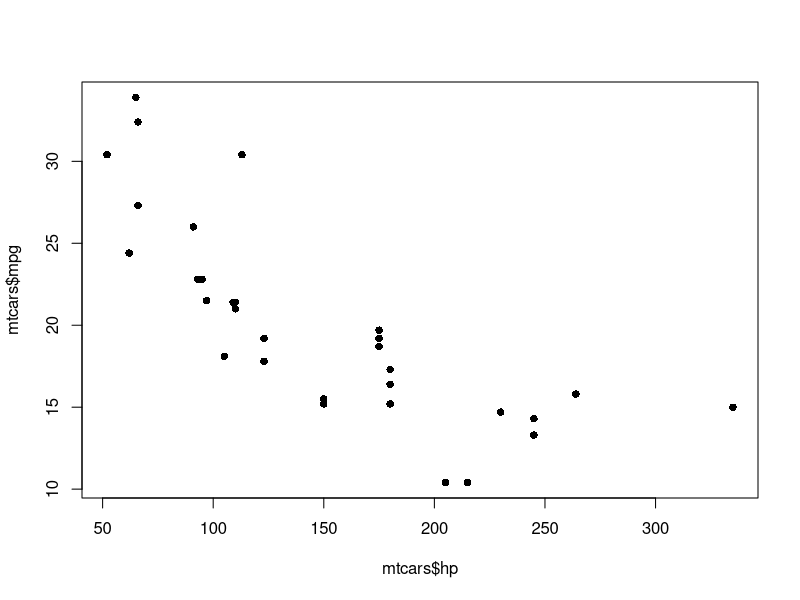
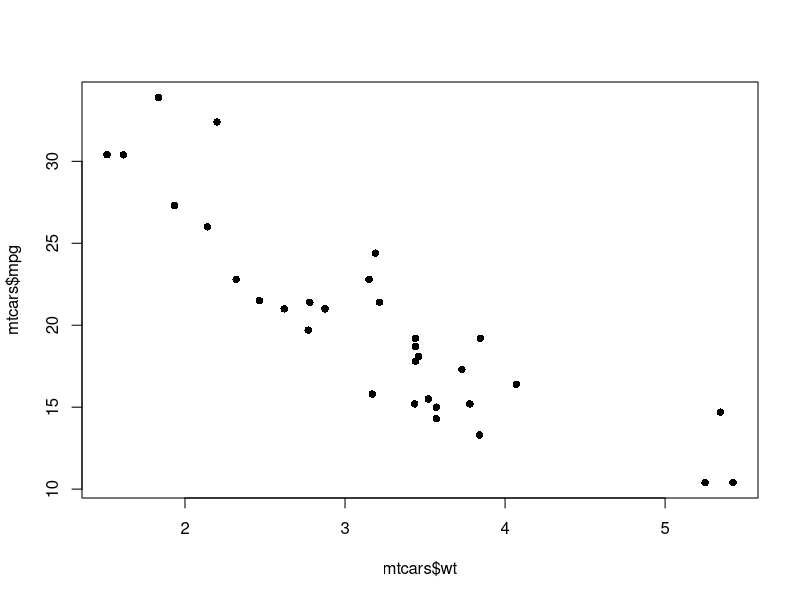
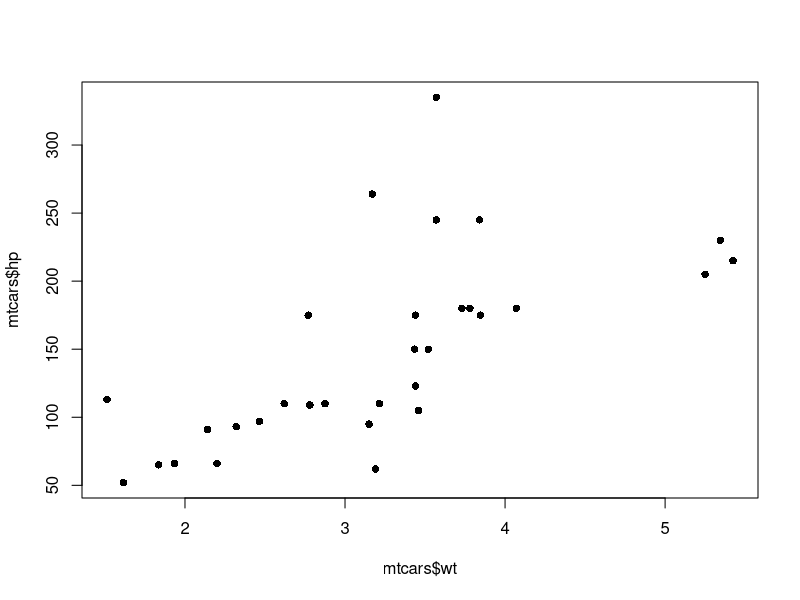

Reproduce these figures in R, in order.
## ---- chunk 1
knitr::opts_chunk$set(echo = TRUE)
## ---- chunk 2
## correlation
cor(mtcars$mpg, mtcars$hp)
cor(mtcars$mpg, mtcars$wt)

plot(mtcars$hp, mtcars$mpg, pch=16)
plot(mtcars$wt, mtcars$mpg, pch=16)
plot(mtcars$wt, mtcars$hp, pch=16)

cor(mtcars[, c("mpg", "wt", "hp")])

## dplyr (tidyverse)
library(tidyverse)
corMAT <- mtcars %>%
  select(mpg, wt, hp) %>%
  cor()

cor.test(mtcars$hp, mtcars$mpg)

## ---- chunk 3
## mpg = f(hp)
lmFIT <- lm(mpg ~ hp, data = mtcars)

summary(lmFIT)

## predicction 1 veh
lmFIT$coefficients[[1]] + lmFIT$coefficients[[2]]*200

new_cars <- data.frame(
  hp = c(250, 220, 400, 450, 350)
)

## predict
new_cars$mpg_predict <- predict(lmFIT, newdata = new_cars)
new_cars$hp_predict < NULL

summary(mtcars$hp)
## ---- chunk 4
head(mtcars)

## Multiple Linear Regression
## mpg = intercept + b0*hp + b1*wt + b2*am
lmFIT2 <- lm(mpg ~ hp + wt + am, data = mtcars)
coef <- coef(lmFIT2)

coef[[1]] + coef[[2]]*200 + coef[[3]]*3.5 + coef[[4]]*1

## Build Full Model
lmFULL <- lm(mpg ~ ., data = mtcars)
mtcars$pred <- predict(lmFULL)

head(mtcars)

## RMSE
error <- (mtcars$mpg - mtcars$pred)**2
rmse <- sqrt(mean(error))
## ---- chunk 5
## Split Data
set.seed(42)
n <- nrow(mtcars)
id <- sample(1:n, size = 0.8*n)
train_data <- mtcars[id, ]
test_data <- mtcars[-id, ]

## Train Model
model1 <- lm(mpg ~ hp + wt + am + disp, data = train_data)
p_train <- predict(model1)
error_train <- train_data$mpg - p_train
(rmse_train <- sqrt( mean( error_train**2  ) ))

## Test Model
p_test <- predict(model1, newdata=test_data)
error_test <- test_data$mpg - p_test
(rmse_test <- sqrt( mean( error_test**2  ) ))

## Print results
cat("RMSE TRAIN:", rmse_train,
    "\nRMSE_TEST:", rmse_test) ## Overfitting Problem
## ---- chunk 6
## Logistic Regression
library(dplyr)

mtcars %>% head()

str(mtcars)

## Convert am to factorized string
mtcars$am <- factor(mtcars$am,
                     levels = c(0, 1),
                     labels = c("Auto", "Manual"))

class(mtcars$am)
table(mtcars$am)

## Split Data
set.seed(42)
n <- nrow(mtcars)
id <- sample(1:n, size = 0.8*n)
train_data <- mtcars[id, ]
test_data <- mtcars[-id, ]

## train model
logitModel <- glm(am ~ mpg, data = train_data, family = "binomial")
p_TrainLogit <- predict(logitModel, type = "response") ## probability
train_data$pred <- if_else(p_TrainLogit >= 0.5, "Manual", "Auto")
mean(train_data$am == train_data$pred)

## test model
p_TestLogit <- predict(logitModel, newdata = test_data, 
                       type = "response") ## probability
test_data$pred <- if_else(p_TestLogit >= 0.5, 
                           "Manual", "Auto")
mean(test_data$am == test_data$pred)

